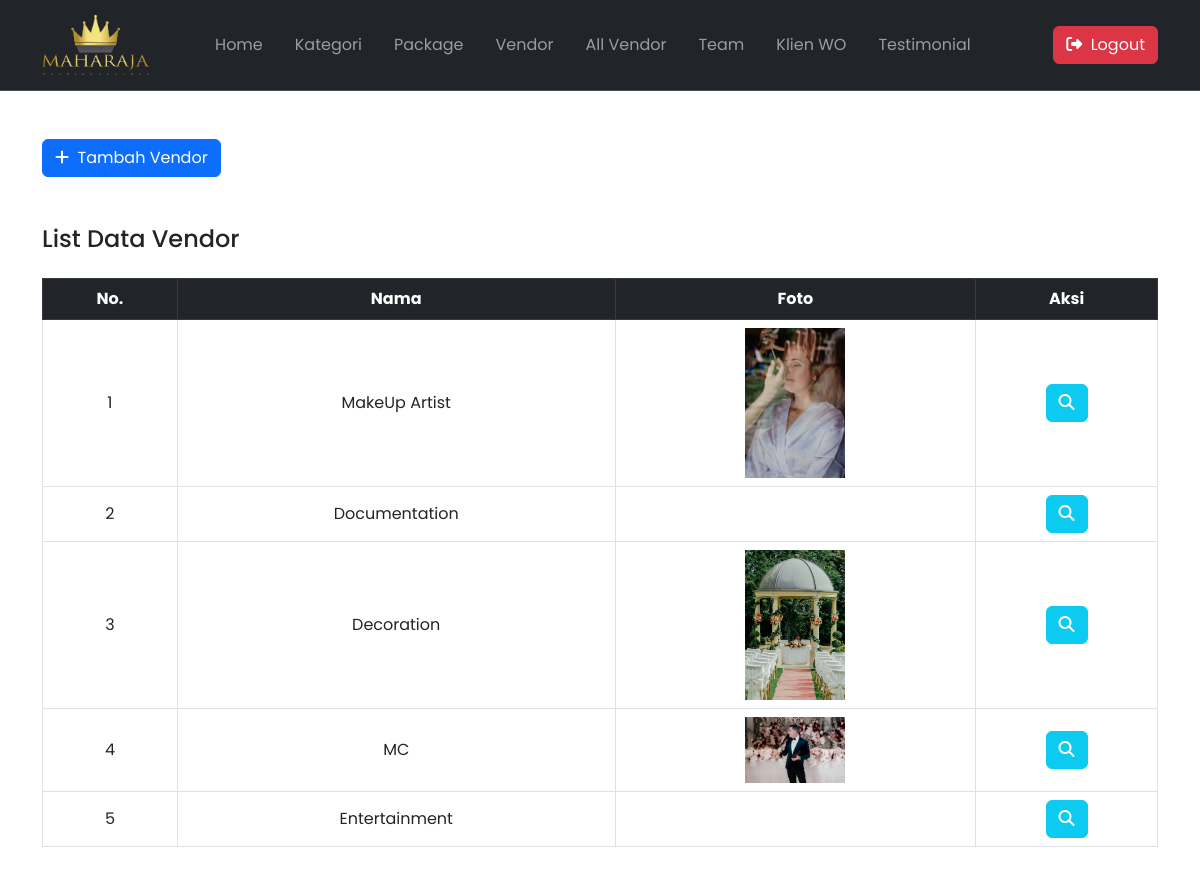
The page /adminpanel/vendor.php (signed in) on the database its author committed.
### tables this page shows
CREATE TABLE `vendor` (
  `id` int(11) NOT NULL,
  `nama` varchar(255) NOT NULL,
  `foto` varchar(255) NOT NULL
);

### adminpanel/vendor.php (the view, shortened to what this page needs)
<?php
    require "../koneksi.php";
    $queryVendor = mysqli_query($con, "SELECT * FROM vendor");
    $jumlahVendor = mysqli_num_rows($queryVendor);
?>
<!DOCTYPE html>
<html lang="en">
<head>
    <link href="https://cdn.jsdelivr.net/npm/bootstrap@5.3.0/dist/css/bootstrap.min.css" rel="stylesheet" />
    <link rel="stylesheet" href="https://cdnjs.cloudflare.com/ajax/libs/font-awesome/6.4.0/css/all.min.css" />
</head>
<body>
    <?php require "navbar.php"; ?>
    <div class="container my-5">
        <button type="button" class="btn btn-primary" data-bs-toggle="modal" data-bs-target="#exampleModal">
            <i class="fa-solid fa-plus"></i>&nbsp;&nbsp;Tambah Vendor
        </button>
    </div>
    <div class="container mt-3 mb-4">
        <h4>List Data Vendor</h4>
        <div class="table-responsive mt-4">
            <table class="table table-hover table-bordered">
                <thead class="table-dark text-center">
                    <tr>
                    <th scope="col">No.</th>
                    <th scope="col">Nama</th>
                    <th scope="col">Foto</th>
                    <th scope="col">Aksi</th>
                    </tr>
                </thead>
                <tbody>
                    <?php
                        if($jumlahVendor==0){
                    ?>
                        <tr>
                            <td colspan="4" class="text-center">Tidak Ada Data Vendor</td>
                        </tr>
                    <?php
                        }
                        else{
                            $jumlah = 1;
                            while($data=mysqli_fetch_array($queryVendor)){
                    ?>
                            <tr class="text-center align-middle">
                                <td><?php echo $jumlah; ?></td>
                                <td><?php echo $data['nama']; ?></td>
                                <td><img src="../assets/img/vendor/<?php echo $data['foto']; ?>" alt="" width="100px"></td>
                                <td>
                                    <a href="vendor-detail.php?id=<?php echo $data['id']; ?>" class="btn btn-info text-white" type=""><i class="fa-solid fa-search"></i></a>
                                </td>
                            </tr>
                    <?php
                            $jumlah++;
                            }
                        }
                    ?>
                </tbody>
            </table>
        </div>
    </div>
</body>
</html>

### adminpanel/vendor.php (style rules this page uses)
* { font-family: "Poppins", sans-serif; scroll-behavior: smooth; }

### rows shown on the page
vendor: nama "MakeUp Artist", foto (picture)
vendor: nama "Documentation"
vendor: nama "Decoration", foto (picture)
vendor: nama "MC", foto (picture)
vendor: nama "Entertainment"
